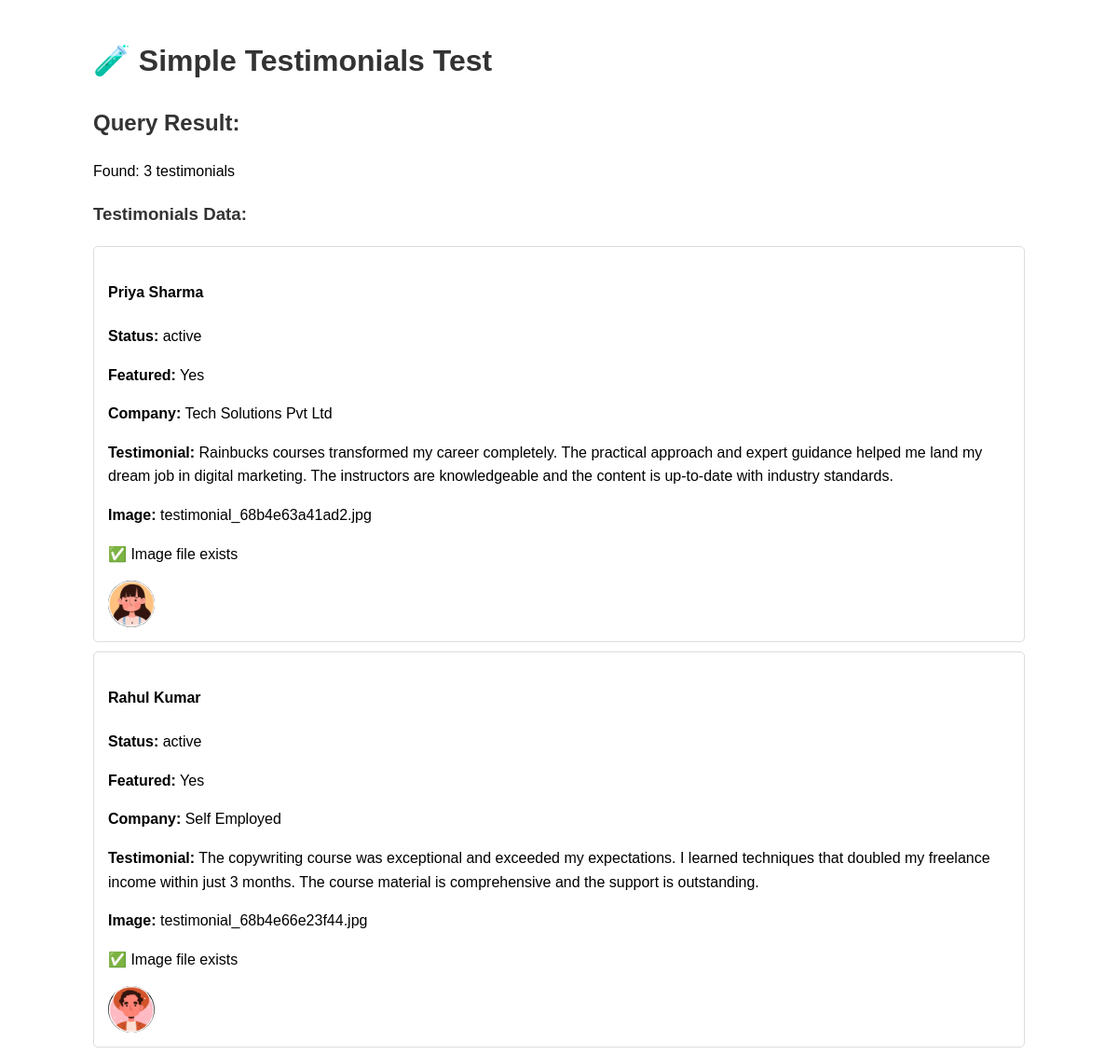
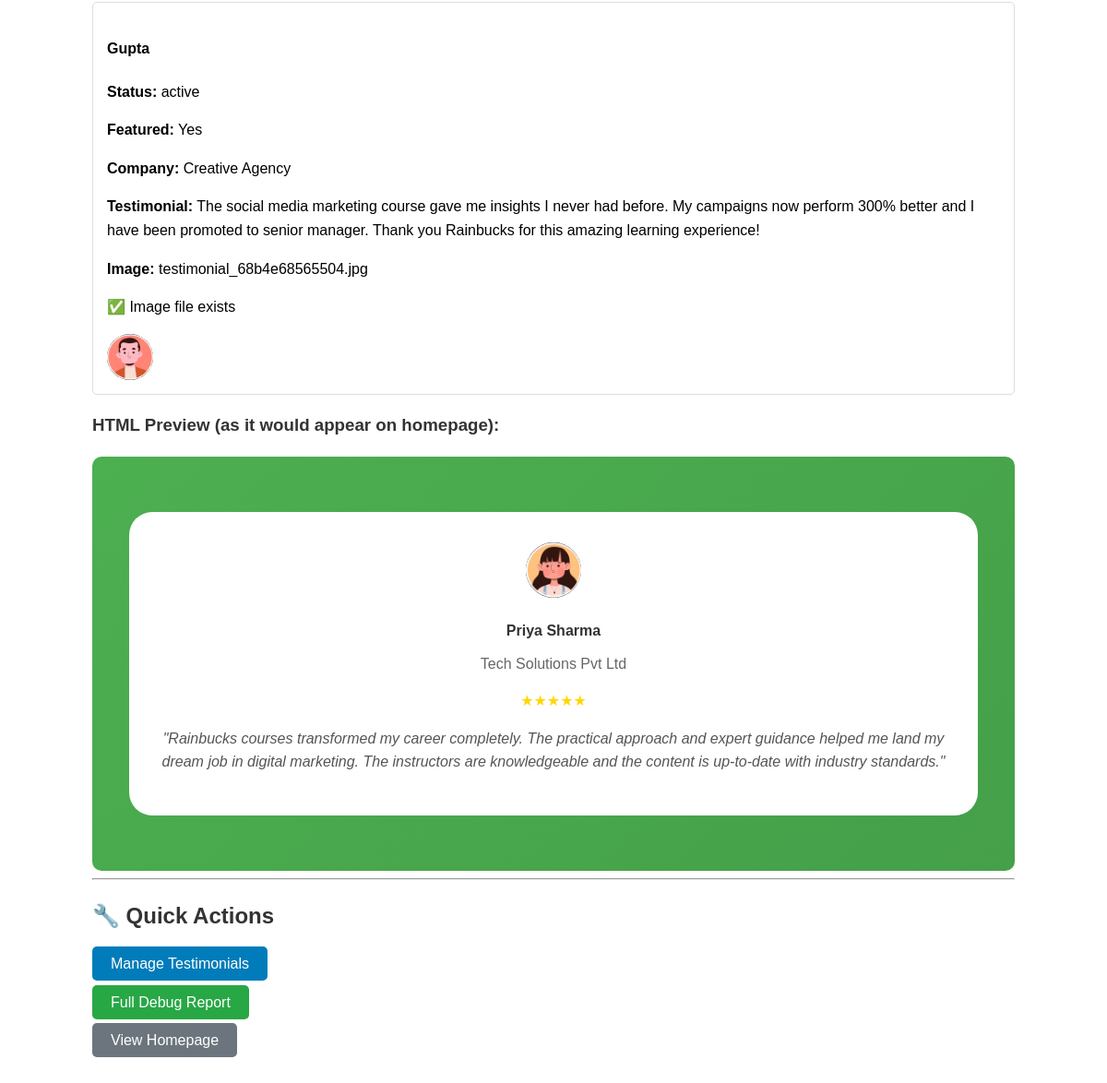
/test_testimonials.php, run on the app's committed database (2 pictures, top to bottom).
### tables this page shows
CREATE TABLE `testimonials` (
  `id` int(11) NOT NULL,
  `name` varchar(255) NOT NULL,
  `designation` varchar(255) DEFAULT NULL,
  `company` varchar(255) DEFAULT NULL,
  `testimonial` text NOT NULL,
  `image` varchar(255) DEFAULT NULL,
  `rating` int(11) DEFAULT 5,
  `status` enum('active','inactive') DEFAULT 'active',
  `featured` tinyint(1) DEFAULT 0,
  `sort_order` int(11) DEFAULT 0,
  `created_at` timestamp NULL DEFAULT current_timestamp(),
  `updated_at` timestamp NULL DEFAULT current_timestamp() ON UPDATE current_timestamp()
);

### includes/db.php (called while the page is built, shortened)
<?php
require_once __DIR__ . '/config.php';
try {
    $pdo = new PDO("mysql:host=$host;dbname=$database;charset=utf8mb4", $username, $password);
    $pdo->setAttribute(PDO::ATTR_ERRMODE, PDO::ERRMODE_EXCEPTION);
    $pdo->setAttribute(PDO::ATTR_DEFAULT_FETCH_MODE, PDO::FETCH_ASSOC);
} catch(PDOException $e) {
    error_log("Database Connection Error: " . $e->getMessage());
    die("Database connection failed. Please try again later.");
}
function executeQuery($sql, $params = []) {
    global $pdo;
    try {
        $stmt = $pdo->prepare($sql);
        $stmt->execute($params);
        return $stmt;
    } catch(PDOException $e) {
        error_log("Query Error: " . $e->getMessage());
        throw new Exception("Database query failed");
    }
}
function fetchAll($sql, $params = []) {
    $stmt = executeQuery($sql, $params);
    return $stmt->fetchAll();
}
?>

### test_testimonials.php (the view, shortened to what this page needs)
<?php
require_once 'includes/db.php';
echo "<h1>🧪 Simple Testimonials Test</h1>";
try {
    $featured_testimonials = fetchAll("SELECT * FROM testimonials WHERE status = 'active' AND featured = 1 ORDER BY created_at DESC LIMIT 6");
    echo "<h2>Query Result:</h2>";
    echo "<p>Found: " . count($featured_testimonials) . " testimonials</p>";
    if (!empty($featured_testimonials)) {
        echo "<h3>Testimonials Data:</h3>";
        foreach ($featured_testimonials as $testimonial) {
            echo "<div style='border: 1px solid #ddd; padding: 15px; margin: 10px 0; border-radius: 5px;'>";
            echo "<h4>" . htmlspecialchars($testimonial['name']) . "</h4>";
            echo "<p><strong>Status:</strong> " . $testimonial['status'] . "</p>";
            echo "<p><strong>Featured:</strong> " . ($testimonial['featured'] ? 'Yes' : 'No') . "</p>";
            echo "<p><strong>Company:</strong> " . htmlspecialchars($testimonial['company'] ?? 'N/A') . "</p>";
            echo "<p><strong>Testimonial:</strong> " . htmlspecialchars($testimonial['testimonial']) . "</p>";
            if ($testimonial['image']) {
                echo "<p><strong>Image:</strong> " . $testimonial['image'] . "</p>";
                $image_path = "assets/images/testimonials/" . $testimonial['image'];
                if (file_exists($image_path)) {
                    echo "<p>✅ Image file exists</p>";
                    echo "<img src='$image_path' style='width: 50px; height: 50px; border-radius: 50%; object-fit: cover;'>";
                } else {
                    echo "<p>❌ Image file missing: $image_path</p>";
                }
            }
            echo "</div>";
        }
        echo "<h3>HTML Preview (as it would appear on homepage):</h3>";
        echo "<div style='background: linear-gradient(135deg, #4CAF50 0%, #45a049 100%); padding: 40px; border-radius: 10px;'>";
        foreach ($featured_testimonials as $testimonial) {
            echo "<div style='background: white; border-radius: 25px; padding: 30px; margin: 20px 0; text-align: center; position: relative;'>";
            echo "<div style='margin-bottom: 20px;'>";
            if (!empty($testimonial['image'])) {
                echo "<img src='assets/images/testimonials/" . htmlspecialchars($testimonial['image']) . "' alt='" . htmlspecialchars($testimonial['name']) . "' style='width: 60px; height: 60px; border-radius: 50%; object-fit: cover; border: 3px solid white;'>";
            } else {
                echo "<div style='width: 60px; height: 60px; border-radius: 50%; background: #4CAF50; margin: 0 auto; display: flex; align-items: center; justify-content: center; color: white; font-weight: bold;'>";
                echo strtoupper(substr($testimonial['name'], 0, 1));
                echo "</div>";
            }
            echo "</div>";
            echo "<h4 style='margin: 10px 0; color: #333;'>" . htmlspecialchars($testimonial['name']) . "</h4>";
            echo "<p style='color: #666; margin: 5px 0;'>" . htmlspecialchars($testimonial['company'] ?? 'Valued Client') . "</p>";
            echo "<div style='margin: 15px 0;'>";
            for ($i = 1; $i <= 5; $i++) {
                echo "<span style='color: " . ($i <= $testimonial['rating'] ? '#FFD700' : '#e0e0e0') . "; font-size: 16px;'>★</span>";
            }
            echo "</div>";
            echo "<blockquote style='font-style: italic; color: #555; margin: 15px 0;'>";
            echo '"' . htmlspecialchars($testimonial['testimonial']) . '"';
            echo "</blockquote>";
            echo "</div>";
            break;
        }
        echo "</div>";
    }
} catch (Exception $e) {
    echo "<div style='background: #f8d7da; padding: 15px; border-radius: 5px; color: #721c24;'>";
    echo "<h3>❌ Database Error</h3>";
    echo "<p>" . $e->getMessage() . "</p>";
    echo "</div>";
}
?>
<hr>
<h2>🔧 Quick Actions</h2>
<p><a href="admin/testimonials.php" style="background: #007cba; color: white; padding: 10px 20px; text-decoration: none; border-radius: 5px;">Manage Testimonials</a></p>
<p><a href="debug_testimonials.php" style="background: #28a745; color: white; padding: 10px 20px; text-decoration: none; border-radius: 5px;">Full Debug Report</a></p>
<p><a href="index.php" style="background: #6c757d; color: white; padding: 10px 20px; text-decoration: none; border-radius: 5px;">View Homepage</a></p>

### test_testimonials.php (style rules this page uses)
h1, h2, h3 { color: #333; }

### data on the page
testimonials: name "Priya Sharma", status "active", featured "Yes", company "Tech Solutions Pvt Ltd", testimonial "Rainbucks courses transformed my career completely. The practical approach and expert guidance helped me land my dream job in digital marketing. The instructors are knowledgeable and the content is up-to-date with industry standards.", image "testimonial_68b4e63a41ad2.jpg", image (picture)
testimonials: name "Rahul Kumar", status "active", featured "Yes", company "Self Employed", testimonial "The copywriting course was exceptional and exceeded my expectations. I learned techniques that doubled my freelance income within just 3 months. The course material is comprehensive and the support is outstanding.", image "testimonial_68b4e66e23f44.jpg", image (picture)
testimonials: name "Gupta", status "active", featured "Yes", company "Creative Agency", testimonial "The social media marketing course gave me insights I never had before. My campaigns now perform 300% better and I have been promoted to senior manager. Thank you Rainbucks for this amazing learning experience!", image "testimonial_68b4e68565504.jpg", image (picture)

### other printed values
count($featured_testimonials) "3"
